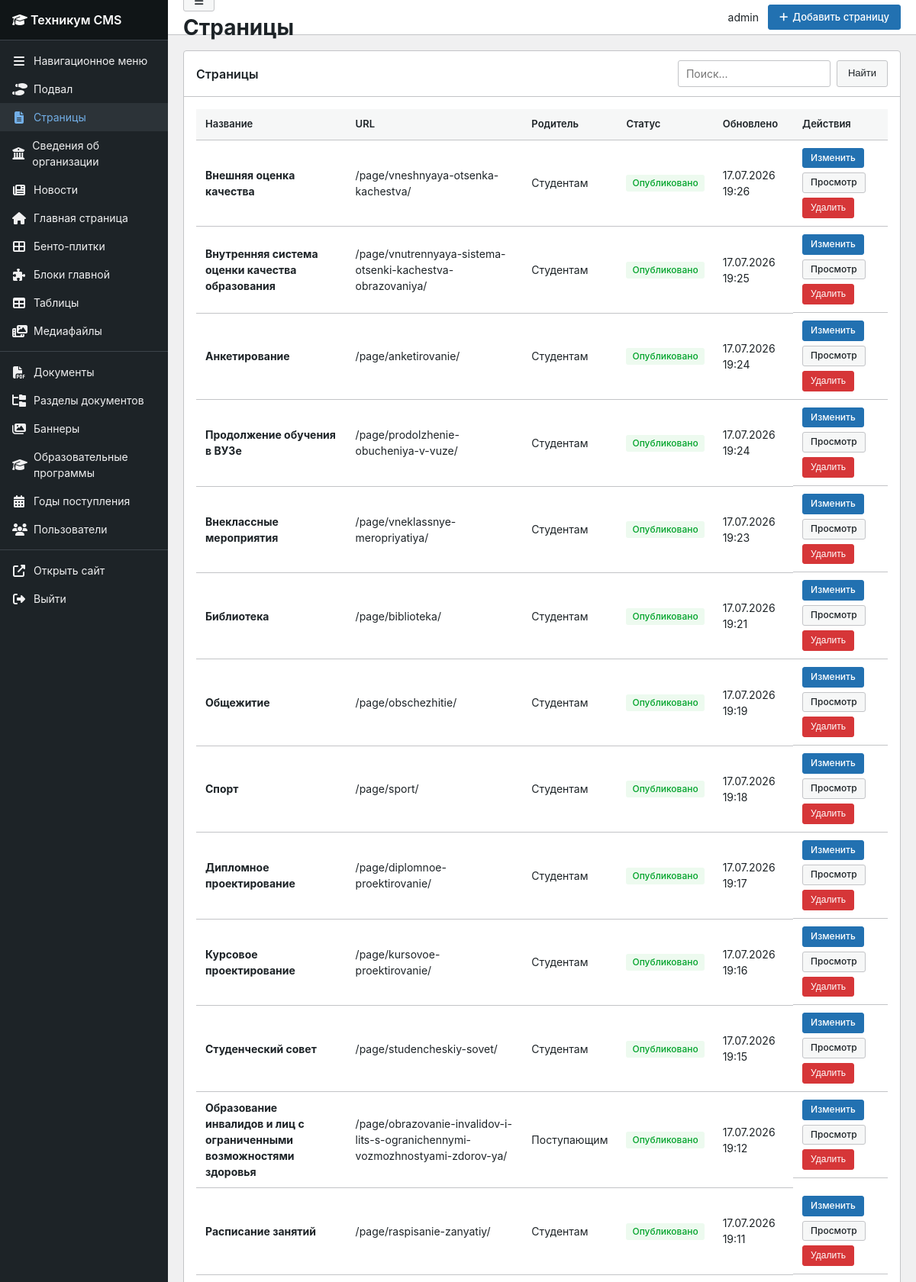
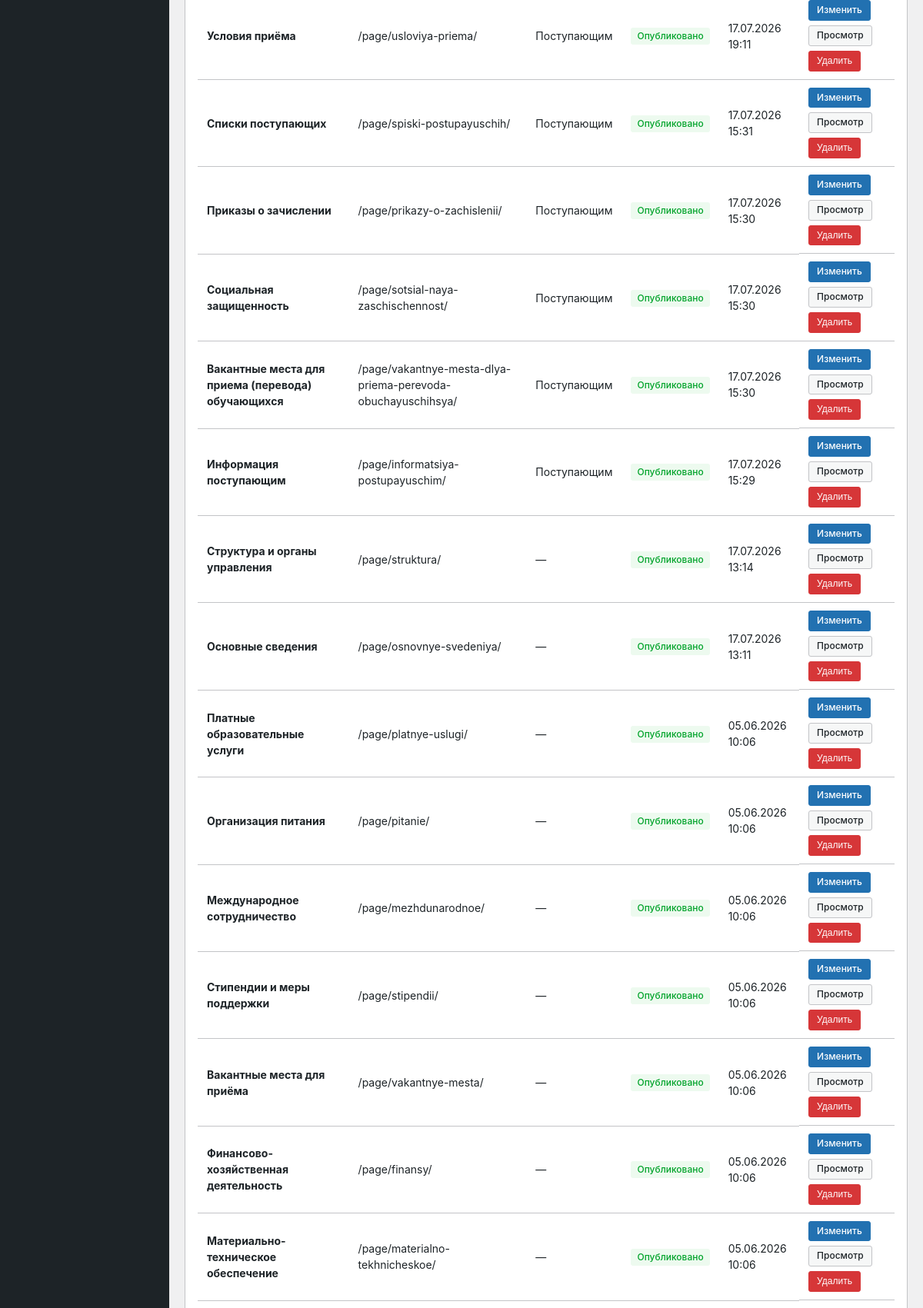
Screenshot of /panel/pages/ (signed in, upper part) with the database file from the repository (2 pictures, top to bottom).
### cms/models.py (models this page shows, shortened)
class Page(models.Model):
    title = models.CharField('Заголовок', max_length=200)
    slug = models.SlugField('URL', max_length=200, unique=True, blank=True)
    description = models.TextField('Описание', blank=True)
    content = RichTextUploadingField('Содержимое', blank=True)
    order = models.IntegerField('Порядок', default=0)
    parent = models.ForeignKey(
        'self',
        on_delete=models.SET_NULL,
        null=True,
        blank=True,
        related_name='subpages',
        verbose_name='Родительская страница'
    )
    is_published = models.BooleanField('Опубликовано', default=True)
    show_in_menu = models.BooleanField('Показывать в меню', default=False)
    meta_title = models.CharField('Meta Title', max_length=200, blank=True)
    meta_description = models.TextField('Meta Description', blank=True)
    meta_keywords = models.CharField('Meta Keywords', max_length=200, blank=True)
    created_at = models.DateTimeField('Создано', auto_now_add=True)
    updated_at = models.DateTimeField('Обновлено', auto_now=True)
    class Meta:
        verbose_name = 'Страница'
        verbose_name_plural = 'Страницы'
        ordering = ['-created_at']
    def get_absolute_url(self):
        if self.slug == 'news':
            return '/news/'
        return f'/page/{self.slug}/'

### cms/panel_views.py (the view)
# urls.py: path('pages/', panel_views.page_list, name='page_list'),
@staff_required
def page_list(request):
    pages = Page.objects.select_related('parent').order_by('-updated_at')
    q = request.GET.get('q', '').strip()
    if q:
        from .search_utils import search_pages
        pages = search_pages(Page.objects.all(), q)
    return render(request, 'panel/page_list.html', {
        'objects': pages,
        'q': q,
        'active_menu': 'pages',
        'title': 'Страницы',
        'add_url': reverse('panel:page_add'),
    })

### cms/context_processors.py (called while the page is built)
def _dedupe_root_menu(items):
    items = list(items)
    best = {}
    for item in items:
        key = (item.title or '').strip().casefold()
        if not key:
            continue
        children = item.get_children().filter(is_active=True).count()
        score = (1 if item.page_id else 0, children, -item.order, item.pk)
        prev = best.get(key)
        if prev is None or score > prev[1]:
            best[key] = (item.pk, score)
    keep = {pk for pk, _ in best.values()}
    return [item for item in items if item.pk in keep]

def get_root_menu_items():
    menu_items = MenuItem.objects.filter(
        parent=None, is_active=True
    ).order_by('order', 'title')
    return _dedupe_root_menu(menu_items)

def site_context(request):
    homepage = HomePage.load()
    return {
        'site_settings': homepage,
        'menu_items': get_root_menu_items(),
    }

### cms/models.py (called while the page is built)
    @classmethod
    def load(cls):
        obj, created = cls.objects.get_or_create(pk=1)
        return obj

### cms/panel_views.py (called while the page is built)
def staff_required(view_func):
    decorated = login_required(
        user_passes_test(lambda u: u.is_staff)(view_func)
    )
    return decorated

### templates/panel/page_list.html (shortened to what this page needs)
{% extends 'panel/base.html' %}
{% block topbar_actions %}
<a href="{% url 'panel:page_add' %}" class="btn btn-primary"><i class="fas fa-plus"></i> Добавить страницу</a>
{% endblock %}
{% block content %}
<div class="wp-card">
    <div class="wp-card-header">
        <h2>Страницы</h2>
        <form method="get" style="display:flex;gap:8px;">
            <input type="text" name="q" value="{{ q }}" class="form-control" placeholder="Поиск..." style="width:200px;">
            <button type="submit" class="btn btn-secondary">Найти</button>
        </form>
    </div>
    <div class="wp-card-body">
        {% if objects %}
        <table class="wp-table">
            <thead>
                <tr>
                    <th>Название</th>
                    <th>URL</th>
                    <th>Родитель</th>
                    <th>Статус</th>
                    <th>Обновлено</th>
                    <th>Действия</th>
                </tr>
            </thead>
            <tbody>
                {% for page in objects %}
                <tr>
                    <td><strong>{{ page.title }}</strong></td>
                    <td>/page/{{ page.slug }}/</td>
                    <td>{{ page.parent.title|default:"—" }}</td>
                    <td>
                        {% if page.is_published %}
                        <span class="badge badge-success">Опубликовано</span>
                        {% else %}
                        <span class="badge badge-draft">Черновик</span>
                        {% endif %}
                    </td>
                    <td>{{ page.updated_at|date:"d.m.Y H:i" }}</td>
                    <td class="actions">
                        <a href="{% url 'panel:page_edit' page.pk %}" class="btn btn-sm btn-primary">Изменить</a>
                        <a href="{{ page.get_absolute_url }}" target="_blank" class="btn btn-sm btn-secondary">Просмотр</a>
                        <form method="post" action="{% url 'panel:page_delete' page.pk %}" style="display:inline;" onsubmit="return confirm('Удалить страницу?');">
                            <button type="submit" class="btn btn-sm btn-danger">Удалить</button>
                        </form>
                    </td>
                </tr>
                {% endfor %}
            </tbody>
        </table>
        {% else %}
        <p style="color:#646970;">Страниц нет. <a href="{% url 'panel:page_add' %}">Создать первую</a></p>
        {% endif %}
    </div>
</div>
{% endblock %}

### templates/panel/base.html (shortened to what this page needs)
{% load static %}
<!DOCTYPE html>
<html lang="ru">
<head>
    <link rel="stylesheet" href="https://cdnjs.cloudflare.com/ajax/libs/font-awesome/6.4.0/css/all.min.css">
    <link rel="stylesheet" href="{% static 'panel/admin.css' %}">
</head>
<body class="{% block body_class %}{% endblock %}">
<div class="wp-admin">
    <aside class="wp-sidebar" id="wp-sidebar">
        <div class="wp-sidebar-logo">
            <a href="{% url 'panel:dashboard' %}"><i class="fas fa-graduation-cap"></i> <span>Техникум CMS</span></a>
        </div>
        <ul class="wp-menu">
            <li class="wp-menu-item {% if active_menu == 'menu' %}active{% endif %}">
                <a href="{% url 'panel:menu_list' %}"><i class="fas fa-bars"></i> <span>Навигационное меню</span></a>
            </li>
            <li class="wp-menu-item {% if active_menu == 'footer' %}active{% endif %}">
                <a href="{% url 'panel:footer' %}"><i class="fas fa-shoe-prints"></i> <span>Подвал</span></a>
            </li>
            <li class="wp-menu-item {% if active_menu == 'pages' %}active{% endif %}">
                <a href="{% url 'panel:page_list' %}"><i class="fas fa-file-lines"></i> <span>Страницы</span></a>
            </li>
            <li class="wp-menu-item {% if active_menu == 'organization' %}active{% endif %}">
                <a href="{% url 'panel:organization_hub' %}"><i class="fas fa-building-columns"></i> <span>Сведения об организации</span></a>
            </li>
            <li class="wp-menu-item {% if active_menu == 'news' %}active{% endif %}">
                <a href="{% url 'panel:news_list' %}"><i class="fas fa-newspaper"></i> <span>Новости</span></a>
            </li>
            <li class="wp-menu-item {% if active_menu == 'homepage' %}active{% endif %}">
                <a href="{% url 'panel:homepage' %}"><i class="fas fa-house"></i> <span>Главная страница</span></a>
            </li>
            <li class="wp-menu-item {% if active_menu == 'quicklinks' %}active{% endif %}">
                <a href="{% url 'panel:quicklink_list' %}"><i class="fas fa-th-large"></i> <span>Бенто-плитки</span></a>
            </li>
            <li class="wp-menu-item {% if active_menu == 'homeblocks' %}active{% endif %}">
                <a href="{% url 'panel:homeblock_list' %}"><i class="fas fa-puzzle-piece"></i> <span>Блоки главной</span></a>
            </li>
            <li class="wp-menu-item {% if active_menu == 'tables' %}active{% endif %}">
                <a href="{% url 'panel:table_list' %}"><i class="fas fa-table"></i> <span>Таблицы</span></a>
            </li>
            <li class="wp-menu-item {% if active_menu == 'media' %}active{% endif %}">
                <a href="{% url 'panel:media' %}"><i class="fas fa-photo-film"></i> <span>Медиафайлы</span></a>
            </li>
            <li class="wp-menu-separator"></li>
            <li class="wp-menu-item {% if active_menu == 'documents' %}active{% endif %}">
                <a href="{% url 'panel:document_list' %}"><i class="fas fa-file-pdf"></i> <span>Документы</span></a>
            </li>
            <li class="wp-menu-item {% if active_menu == 'docsections' %}active{% endif %}">
                <a href="{% url 'panel:docsection_list' %}"><i class="fas fa-folder-tree"></i> <span>Разделы документов</span></a>
            </li>
            <li class="wp-menu-item {% if active_menu == 'banners' %}active{% endif %}">
                <a href="{% url 'panel:banner_list' %}"><i class="fas fa-images"></i> <span>Баннеры</span></a>
            </li>
            <li class="wp-menu-item {% if active_menu == 'programs' %}active{% endif %}">
                <a href="{% url 'panel:program_list' %}"><i class="fas fa-graduation-cap"></i> <span>Образовательные программы</span></a>
            </li>
            <li class="wp-menu-item {% if active_menu == 'admission_years' %}active{% endif %}">
                <a href="{% url 'panel:admission_year_list' %}"><i class="fas fa-calendar-alt"></i> <span>Годы поступления</span></a>
            </li>
            {% if request.user.is_superuser %}
            <li class="wp-menu-item {% if active_menu == 'users' %}active{% endif %}">
                <a href="{% url 'panel:user_list' %}"><i class="fas fa-users"></i> <span>Пользователи</span></a>
            </li>
            {% endif %}
            <li class="wp-menu-separator"></li>
            <li class="wp-menu-item">
                <a href="/" target="_blank"><i class="fas fa-external-link-alt"></i> <span>Открыть сайт</span></a>
            </li>
            <li class="wp-menu-item">
                <a href="{% url 'panel:logout' %}"><i class="fas fa-right-from-bracket"></i> <span>Выйти</span></a>
            </li>
        </ul>
    </aside>
    <div class="wp-main">
        <header class="wp-topbar">
            <div class="wp-topbar-left">
                <button type="button" class="btn btn-secondary btn-sidebar-toggle" id="btn-sidebar-toggle" title="Свернуть / развернуть меню" aria-label="Свернуть меню">
                    <i class="fas fa-bars"></i>
                </button>
                <h1>{{ title|default:"Панель управления" }}</h1>
            </div>
            <div class="wp-topbar-actions">
                <span>{{ request.user.get_full_name|default:request.user.username }}</span>
                {% block topbar_actions %}{% endblock %}
            </div>
        </header>
        <div class="wp-content">
            {% block content %}{% endblock %}
        </div>
    </div>
</div>
</body>
</html>

### static/panel/admin.css (style rules this page uses)
:root { --wp-sidebar: #1d2327; --wp-sidebar-hover: #2c3338; --wp-accent: #2271b1; --wp-accent-hover: #135e96; --wp-green: #00a32a; --wp-border: #c3c4c7; --wp-bg: #f0f0f1; --wp-text: #1d2327; --wp-muted: #646970; --sidebar-width: 220px; --topbar-height: 46px; }
* { margin: 0; padding: 0; box-sizing: border-box; }
body { font-family: -apple-system, BlinkMacSystemFont, "Segoe UI", Roboto, Oxygen-Sans, Ubuntu, Cantarell, "Helvetica Neue", sans-serif; font-size: 14px; color: var(--wp-text); background: var(--wp-bg); line-height: 1.5; }
a { color: var(--wp-accent); text-decoration: none; }
.wp-admin { display: flex; min-height: 100vh; }
.wp-sidebar { width: var(--sidebar-width); background: var(--wp-sidebar); color: #f0f0f1; position: fixed; top: 0; left: 0; bottom: 0; overflow-y: auto; z-index: 100; }
.wp-sidebar-logo { padding: 14px 16px; font-size: 16px; font-weight: 600; border-bottom: 1px solid #3c434a; background: #101517; }
.wp-sidebar-logo a { color: #fff; }
.wp-menu { list-style: none; padding: 8px 0; }
.wp-menu-item a { display: flex; align-items: center; gap: 10px; padding: 8px 16px; color: #f0f0f1; transition: background 0.15s; }
.wp-menu-item a:hover, .wp-menu-item.active a { background: var(--wp-sidebar-hover); color: #72aee6; }
.wp-menu-item i { width: 18px; text-align: center; font-size: 16px; }
.wp-menu-separator { height: 1px; background: #3c434a; margin: 8px 0; }
.wp-main { flex: 1; margin-left: var(--sidebar-width); min-height: 100vh; }
.wp-topbar { height: var(--topbar-height); background: #fff; border-bottom: 1px solid var(--wp-border); display: flex; align-items: center; justify-content: space-between; padding: 0 20px; position: sticky; top: 0; z-index: 50; }
.wp-topbar-actions { display: flex; align-items: center; gap: 12px; }
.wp-content { padding: 20px; max-width: 1200px; }
.wp-card { background: #fff; border: 1px solid var(--wp-border); border-radius: 4px; margin-bottom: 20px; }
.wp-card-header { padding: 12px 16px; border-bottom: 1px solid var(--wp-border); display: flex; align-items: center; justify-content: space-between; }
.wp-card-header h2 { font-size: 16px; font-weight: 600; }
.wp-card-body { padding: 16px; }
.wp-table { width: 100%; border-collapse: collapse; }
.wp-table th, .wp-table td { padding: 10px 12px; text-align: left; border-bottom: 1px solid var(--wp-border); }
.wp-table th { background: #f6f7f7; font-weight: 600; font-size: 13px; }
.wp-table .actions { display: flex; gap: 6px; flex-wrap: wrap; }
.btn { display: inline-flex; align-items: center; gap: 6px; padding: 6px 14px; border: 1px solid transparent; border-radius: 3px; font-size: 13px; font-weight: 500; cursor: pointer; text-decoration: none; line-height: 1.4; transition: all 0.15s; }
.btn-primary { background: var(--wp-accent); color: #fff; border-color: var(--wp-accent); }
.btn-secondary { background: #f6f7f7; color: var(--wp-text); border-color: var(--wp-border); }
.btn-danger { background: #d63638; color: #fff; border-color: #d63638; }
.btn-sm { padding: 4px 10px; font-size: 12px; }
.form-control, .form-select { width: 100%; padding: 8px 10px; border: 1px solid var(--wp-border); border-radius: 3px; font-size: 14px; font-family: inherit; background: #fff; }
.badge { display: inline-block; padding: 2px 8px; border-radius: 3px; font-size: 12px; font-weight: 500; }
.badge-success { background: #edfaef; color: var(--wp-green); }
.wp-card-header { display: flex; align-items: center; justify-content: space-between; gap: 12px; flex-wrap: wrap; }

### rows the page displays
Page: title "Внешняя оценка качества", slug "vneshnyaya-otsenka-kachestva", parent "Студентам", is_published "Опубликовано", updated_at "17.07.2026 19:26"
Page: title "Внутренняя система оценки качества образования", slug "vnutrennyaya-sistema-otsenki-kachestva-obrazovaniya", parent "Студентам", is_published "Опубликовано", updated_at "17.07.2026 19:25"
Page: title "Анкетирование", slug "anketirovanie", parent "Студентам", is_published "Опубликовано", updated_at "17.07.2026 19:24"
Page: title "Продолжение обучения в ВУЗе", slug "prodolzhenie-obucheniya-v-vuze", parent "Студентам", is_published "Опубликовано", updated_at "17.07.2026 19:24"
Page: title "Внеклассные мероприятия", slug "vneklassnye-meropriyatiya", parent "Студентам", is_published "Опубликовано", updated_at "17.07.2026 19:23"
Page: title "Библиотека", slug "biblioteka", parent "Студентам", is_published "Опубликовано", updated_at "17.07.2026 19:21"
Page: title "Общежитие", slug "obschezhitie", parent "Студентам", is_published "Опубликовано", updated_at "17.07.2026 19:19"
Page: title "Спорт", slug "sport", parent "Студентам", is_published "Опубликовано", updated_at "17.07.2026 19:18"
Page: title "Дипломное проектирование", slug "diplomnoe-proektirovanie", parent "Студентам", is_published "Опубликовано", updated_at "17.07.2026 19:17"
Page: title "Курсовое проектирование", slug "kursovoe-proektirovanie", parent "Студентам", is_published "Опубликовано", updated_at "17.07.2026 19:16"
Page: title "Студенческий совет", slug "studencheskiy-sovet", parent "Студентам", is_published "Опубликовано", updated_at "17.07.2026 19:15"
Page: title "Образование инвалидов и лиц с ограниченными возможностями здоровья", slug "obrazovanie-invalidov-i-lits-s-ogranichennymi-vozmozhnostyami-zdorov-ya", parent "Поступающим", is_published "Опубликовано", updated_at "17.07.2026 19:12"
Page: title "Расписание занятий", slug "raspisanie-zanyatiy", parent "Студентам", is_published "Опубликовано", updated_at "17.07.2026 19:11"
Page: title "Условия приёма", slug "usloviya-priema", parent "Поступающим", is_published "Опубликовано", updated_at "17.07.2026 19:11"
Page: title "Списки поступающих", slug "spiski-postupayuschih", parent "Поступающим", is_published "Опубликовано", updated_at "17.07.2026 15:31"
Page: title "Приказы о зачислении", slug "prikazy-o-zachislenii", parent "Поступающим", is_published "Опубликовано", updated_at "17.07.2026 15:30"
Page: title "Социальная защищенность", slug "sotsial-naya-zaschischennost", parent "Поступающим", is_published "Опубликовано", updated_at "17.07.2026 15:30"
Page: title "Вакантные места для приема (перевода) обучающихся", slug "vakantnye-mesta-dlya-priema-perevoda-obuchayuschihsya", parent "Поступающим", is_published "Опубликовано", updated_at "17.07.2026 15:30"
Page: title "Информация поступающим", slug "informatsiya-postupayuschim", parent "Поступающим", is_published "Опубликовано", updated_at "17.07.2026 15:29"
Page: title "Структура и органы управления", slug "struktura", parent "—", is_published "Опубликовано", updated_at "17.07.2026 13:14"
Page: title "Основные сведения", slug "osnovnye-svedeniya", parent "—", is_published "Опубликовано", updated_at "17.07.2026 13:11"
Page: title "Платные образовательные услуги", slug "platnye-uslugi", parent "—", is_published "Опубликовано", updated_at "05.06.2026 10:06"
Page: title "Организация питания", slug "pitanie", parent "—", is_published "Опубликовано", updated_at "05.06.2026 10:06"
Page: title "Международное сотрудничество", slug "mezhdunarodnoe", parent "—", is_published "Опубликовано", updated_at "05.06.2026 10:06"
Page: title "Стипендии и меры поддержки", slug "stipendii", parent "—", is_published "Опубликовано", updated_at "05.06.2026 10:06"
Page: title "Вакантные места для приёма", slug "vakantnye-mesta", parent "—", is_published "Опубликовано", updated_at "05.06.2026 10:06"
Page: title "Финансово-хозяйственная деятельность", slug "finansy", parent "—", is_published "Опубликовано", updated_at "05.06.2026 10:06"
Page: title "Материально-техническое обеспечение", slug "materialno-tekhnicheskoe", parent "—", is_published "Опубликовано", updated_at "05.06.2026 10:06"

### other values shown
{{ title|default:"Панель управления" }} "Страницы"
{{ request.user.get_full_name|default:request.user.username }} "admin"
